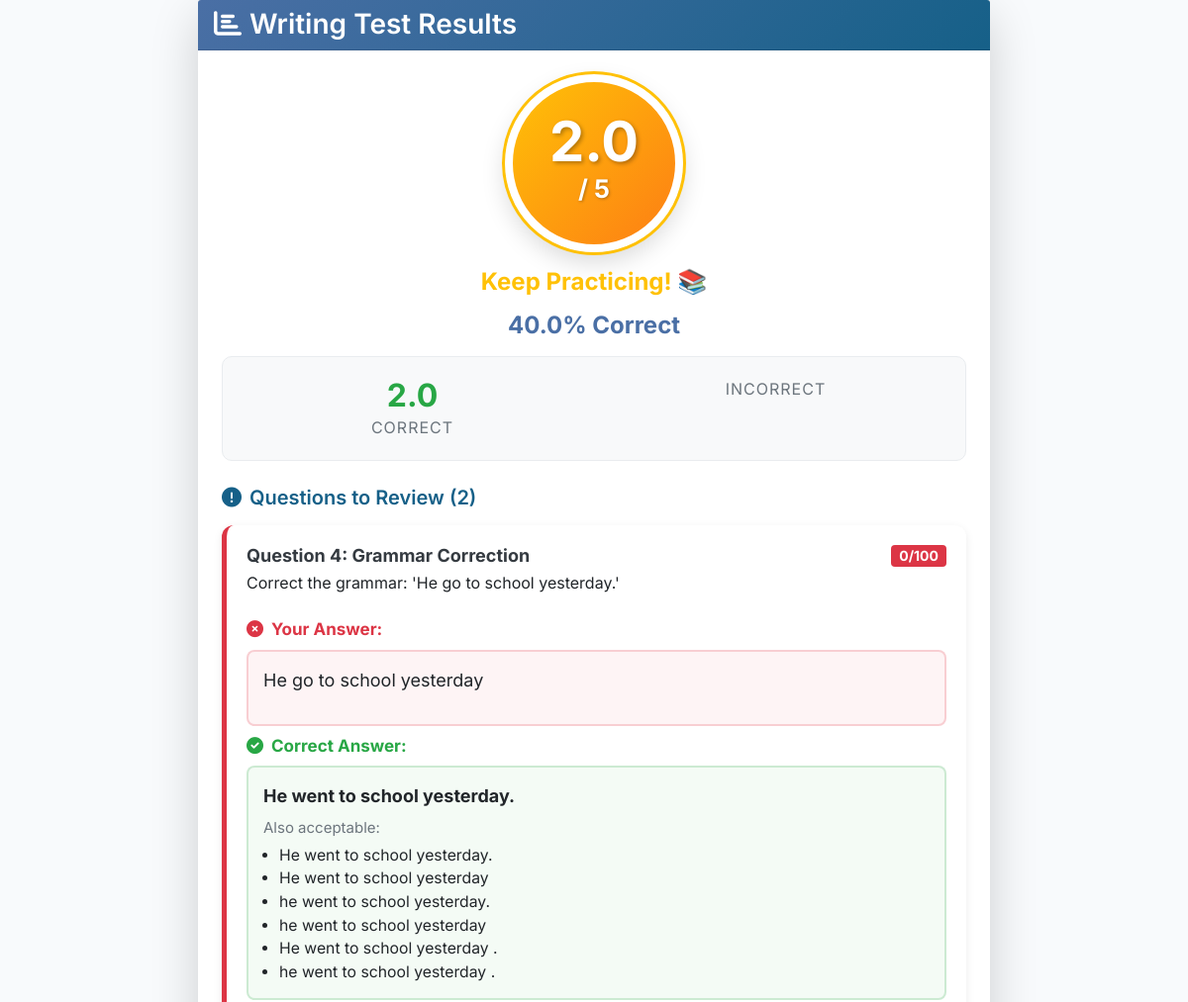
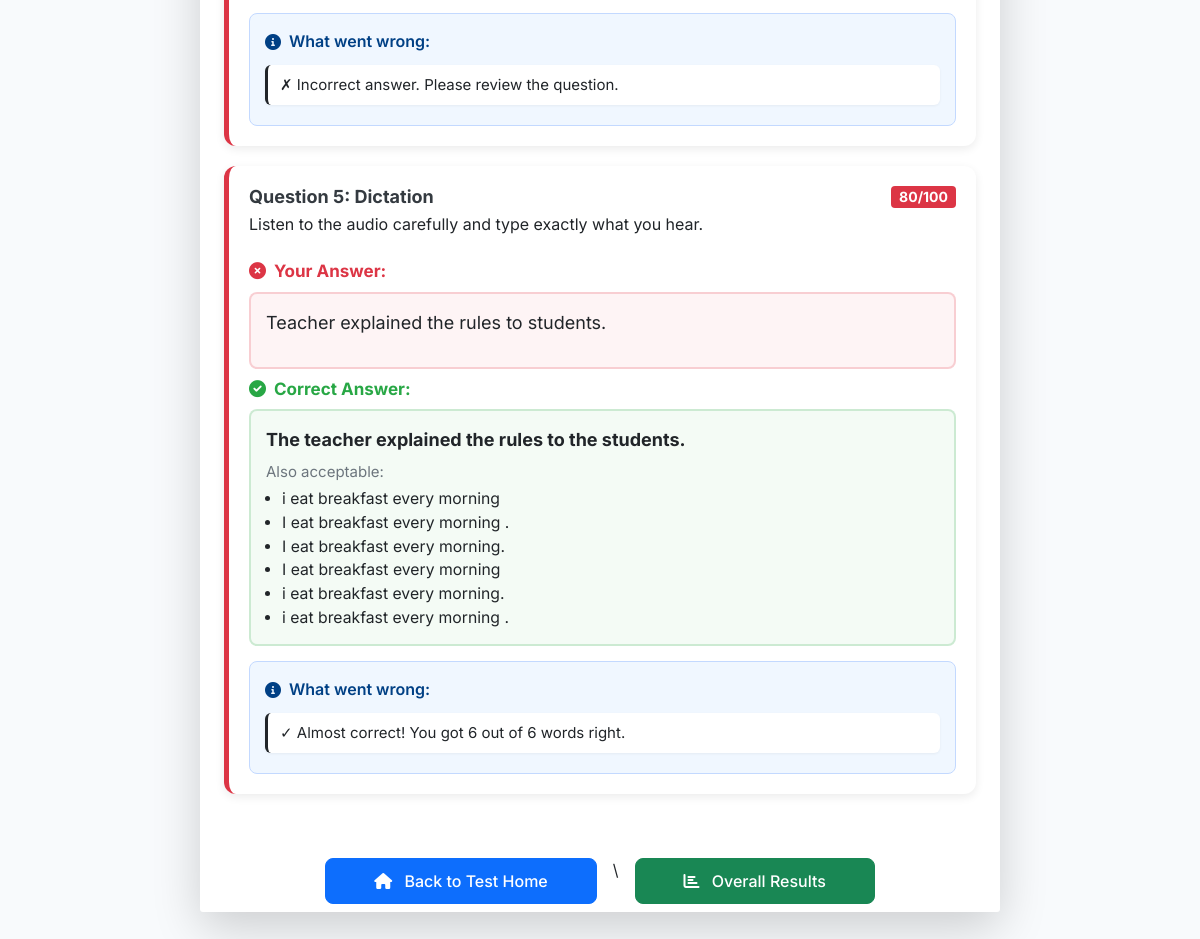
The app's page /writing/results/5/ (signed in) with its own data (2 pictures, top to bottom).
### writing/models.py (models this page shows, shortened)
class WritingTestResult(models.Model):
    user = models.ForeignKey(User, on_delete=models.CASCADE, null=True, blank=True)
    session_key = models.CharField(max_length=100, blank=True)
    test = models.ForeignKey(WritingTest, on_delete=models.CASCADE)
    total_score = models.FloatField(default=0)
    max_score = models.IntegerField(default=5)
    percentage = models.FloatField(default=0)
    created_at = models.DateTimeField(auto_now_add=True)
    level = models.CharField(max_length=20, blank=True, null=True)

class WritingQuestion(models.Model):
    QUESTION_TYPES = [
        ('picture_description', 'Picture Description'),
        ('tense_change', 'Tense Change'),
        ('article_complete', 'Article Completion'),
        ('dictation', 'Dictation'),
        ('grammar_correction', 'Grammar Correction'),
    ]
    test = models.ForeignKey(WritingTest, on_delete=models.CASCADE, related_name='questions')
    order = models.IntegerField(default=1)
    question_type = models.CharField(max_length=50, choices=QUESTION_TYPES)
    prompt = models.TextField()
    correct_answer = models.TextField(help_text="Main correct answer for auto-checking")
    acceptable_answers = models.JSONField(default=list, blank=True, help_text="List of other acceptable answers in JSON format")
    explanation = models.TextField(blank=True)
    picture_filename = models.CharField(max_length=200, blank=True, help_text="Name of image file in static folder")
    required_keywords = models.JSONField(default=list, blank=True, help_text="Keywords that should be present")
    min_sentences = models.IntegerField(default=2)
    min_words = models.IntegerField(default=15)
    max_words = models.IntegerField(default=50)
    audio_filename = models.CharField(max_length=200, blank=True, help_text="Name of audio file for dictation")

class WritingResponse(models.Model):
    user = models.ForeignKey(User, on_delete=models.CASCADE, null=True, blank=True)
    session_key = models.CharField(max_length=100, blank=True)
    question = models.ForeignKey(WritingQuestion, on_delete=models.CASCADE)
    user_answer = models.TextField()
    score = models.IntegerField(default=0, help_text="Score out of 100")
    feedback = models.JSONField(default=list, blank=True, help_text="List of feedback points")
    needs_manual_review = models.BooleanField(default=False)
    created_at = models.DateTimeField(auto_now_add=True)
    class Meta:
        unique_together = [['session_key', 'question']]

### writing/views.py (the view)
# urls.py: path('results/<int:result_id>/', views.writing_results, name='writing_results'),
@login_required
def writing_results(request, result_id):
    result = get_object_or_404(WritingTestResult, id=result_id)
    responses = WritingResponse.objects.filter(
        session_key=result.session_key,
        question__test=result.test
    ).select_related('question').order_by('question__order')
    responses_by_question = {r.question.order: r for r in responses}
    questions = WritingQuestion.objects.filter(test=result.test).order_by('order')
    question_data = []
    for question in questions:
        response = responses_by_question.get(question.order)
        if response:
            question_data.append({
                'question': question,
                'response': response,
                'user_answer': response.user_answer,
                'score_100': response.score,
                'feedback': response.feedback,  # Get feedback from database
                'is_correct': response.score == 100
            })
    context = {
        'result': result,
        'question_data': question_data,
        'percentage': result.percentage,
        'total_score': result.total_score,
        'max_score': result.max_score,
        'wrong_answers_count': len([q for q in question_data if not q['is_correct']]),
        'level' : result.level,
    }
    return render(request, 'writing/writing_results.html', context)

### writing/templates/writing/writing_results.html (shortened to what this page needs)
{% extends 'writing/base.html' %}
{% load static %}
{% block content %}
<div class="results-container">
    <div class="card shadow-lg border-0">
        <div class="card-header text-white" style="background: linear-gradient(135deg, #4a6fa5, #166088);">
            <h2 class="mb-0">
                <i class="fas fa-chart-bar me-2"></i>Writing Test Results
            </h2>
        </div>
        <div class="card-body p-4">
            <div class="text-center mb-4">
                {% if percentage >= 80 %}
                <div class="score-circle score-excellent mb-3">
                    <div class="display-2 fw-bold">{{ result.total_score }}</div>
                    <div class="h4 fw-bold">/ {{ result.max_score }}</div>
                </div>
                <h3 class="text-success fw-bold mb-3">
                    {% if result.total_score == 5 %}
                    Perfect Score! 🎉
                    {% elif result.total_score >= 4 %}
                    Excellent! 🌟
                    {% else %}
                    Good Job! 👍
                    {% endif %}
                </h3>
                {% elif percentage >= 60 %}
                <div class="score-circle score-good mb-3">
                    <div class="display-2 fw-bold">{{ result.total_score }}</div>
                    <div class="h4 fw-bold">/ {{ result.max_score }}</div>
                </div>
                <h3 class="text-info fw-bold mb-3">Good Effort! 💪</h3>
                {% elif percentage >= 40 %}
                <div class="score-circle score-average mb-3">
                    <div class="display-2 fw-bold">{{ result.total_score }}</div>
                    <div class="h4 fw-bold">/ {{ result.max_score }}</div>
                </div>
                <h3 class="text-warning fw-bold mb-3">Keep Practicing! 📚</h3>
                {% else %}
                <div class="score-circle score-poor mb-3">
                    <div class="display-2 fw-bold">{{ result.total_score }}</div>
                    <div class="h4 fw-bold">/ {{ result.max_score }}</div>
                </div>
                <h3 class="text-danger fw-bold mb-3">Needs Improvement 🔄</h3>
                {% endif %}
                <h3 class="mb-3 fw-bold" style="color: #4a6fa5;">
                    {{ percentage|floatformat:1 }}% Correct
                </h3>
                <div class="stats-card">
                    <div class="row">
                        <div class="col-6 stat-item">
                            <div class="stat-value text-success">{{ result.total_score }}</div>
                            <div class="stat-label">Correct</div>
                        </div>
                        <div class="col-6 stat-item">
                            <div class="stat-label">Incorrect</div>
                        </div>
                    </div>
                </div>
            </div>
            <div class="mb-4">
                <h4 class="mb-3" style="color: #166088;">
                    <i class="fas fa-exclamation-circle me-2"></i>Questions to Review ({{ wrong_answers_count }})
                </h4>
                {% for item in question_data %}
                    {% if item.score_100 < 100 %}
                    <div class="mistake-review">
                        <div class="d-flex justify-content-between align-items-start mb-2">
                            <div>
                                <h5 class="fw-bold mb-1" style="color: #343a40;">
                                    Question {{ item.question.order }}: {{ item.question.get_question_type_display }}
                                </h5>
                                <p class="mb-0">{{ item.question.prompt|linebreaks }}</p>
                            </div>
                            <span class="badge bg-danger px-2 py-1">
                                {{ item.score_100 }}/100
                            </span>
                        </div>
                        <div class="mb-2">
                            <h6 class="fw-bold mb-2" style="color: #dc3545;">
                                <i class="fas fa-times-circle me-2"></i>Your Answer:
                            </h6>
                            <div class="user-answer-box">
                                {{ item.response.user_answer|linebreaks }}
                            </div>
                        </div>
                        <div class="mb-2">
                            <h6 class="fw-bold mb-2" style="color: #28a745;">
                                <i class="fas fa-check-circle me-2"></i>Correct Answer:
                            </h6>
                            <div class="correct-answer-box">
                                {% if item.question.question_type == 'picture_description' %}
                                    <p class="mb-0 fw-bold">The boy is playing football in the park. He is enjoying the game.</p>
                                {% else %}
                                    <p class="mb-0 fw-bold">{{ item.question.correct_answer }}</p>
                                    {% if item.question.acceptable_answers %}
                                    <div class="mt-2">
                                        <p class="mb-1 text-muted small">Also acceptable:</p>
                                        <ul class="mb-0 ps-3">
                                            {% for alt_answer in item.question.acceptable_answers %}
                                            <li class="small">{{ alt_answer }}</li>
                                            {% endfor %}
                                        </ul>
                                    </div>
                                    {% endif %}
                                {% endif %}
                            </div>
                        </div>
                        {% if item.response.feedback %}
                        <div class="feedback-section">
                            <div class="feedback-title">
                                <i class="fas fa-info-circle"></i>
                                What went wrong:
                            </div>
                            <ul class="feedback-list">
                                {% for fb in item.response.feedback %}
                                    {% if fb|slice:":2" == "✅" or fb|slice:":2" == "✓" %}
                                        <li class="feedback-item correct">
                                            <i class="fas fa-check-circle feedback-icon"></i>{{ fb }}
                                        </li>
                                    {% elif fb|slice:":2" == "❌" or fb|slice:":2" == "✗" %}
                                        <li class="feedback-item error">
                                            <i class="fas fa-times-circle feedback-icon"></i>{{ fb }}
                                        </li>
                                    {% elif '💡' in fb %}
                                        <li class="feedback-item info">
                                            <i class="fas fa-lightbulb feedback-icon"></i>{{ fb|cut:"💡 " }}
                                        </li>
                                    {% elif 'Example' in fb or 'example' in fb %}
                                        <li class="feedback-item info">
                                            <i class="fas fa-book-open feedback-icon"></i>{{ fb }}
                                        </li>
                                    {% else %}
                                        <li class="feedback-item">{{ fb }}</li>
                                    {% endif %}
                                {% endfor %}
                            </ul>
                        </div>
                        {% endif %}
                    </div>
                    {% endif %}
                {% empty %}
                    <div class="alert alert-info">
                        No question data available.
                    </div>
                {% endfor %}
            </div>
        </div>
        <div class="card-footer bg-white border-0 pt-3">
            <div class="text-center">
                <div class="d-flex justify-content-center gap-3">
                    <a href="{% url 'writing:writing_test_home' result.test.id %}" class="btn btn-primary px-5">
                        <i class="fas fa-home me-2"></i> Back to Test Home
                    </a>\
                    <a href="{% url 'home_page:pretest_results' %}" class="btn btn-success px-5">
                        <i class="fas fa-chart-bar me-2"></i> Overall Results
                    </a>
                </div>
            </div>
        </div>
    </div>
</div>
{% endblock %}

### records on screen
WritingTestResult: total_score "2.0", max_score "5", percentage "40.0"
WritingQuestion: question.order "4", question.question_type "Grammar Correction", question.prompt "Correct the grammar: 'He go to school yesterday.'", score_100 "0", response.user_answer "He go to school yesterday", question.correct_answer "He went to school yesterday.", acceptable_answers "He went to school yesterday." "He went to school yesterday" "he went to school yesterday." "he went to school yesterday" "He went to school yesterday ." "he went to school yesterday .", feedback "✗ Incorrect answer. Please review the question."
WritingQuestion: question.order "5", question.question_type "Dictation", question.prompt "Listen to the audio carefully and type exactly what you hear.", score_100 "80", response.user_answer "Teacher explained the rules to students.", question.correct_answer "The teacher explained the rules to the students.", acceptable_answers "i eat breakfast every morning" "I eat breakfast every morning ." "I eat breakfast every morning." "I eat breakfast every morning" "i eat breakfast every morning." "i eat breakfast every morning .", feedback "✓ Almost correct! You got 6 out of 6 words right."

### other values on screen
{{ wrong_answers_count }} "2"
